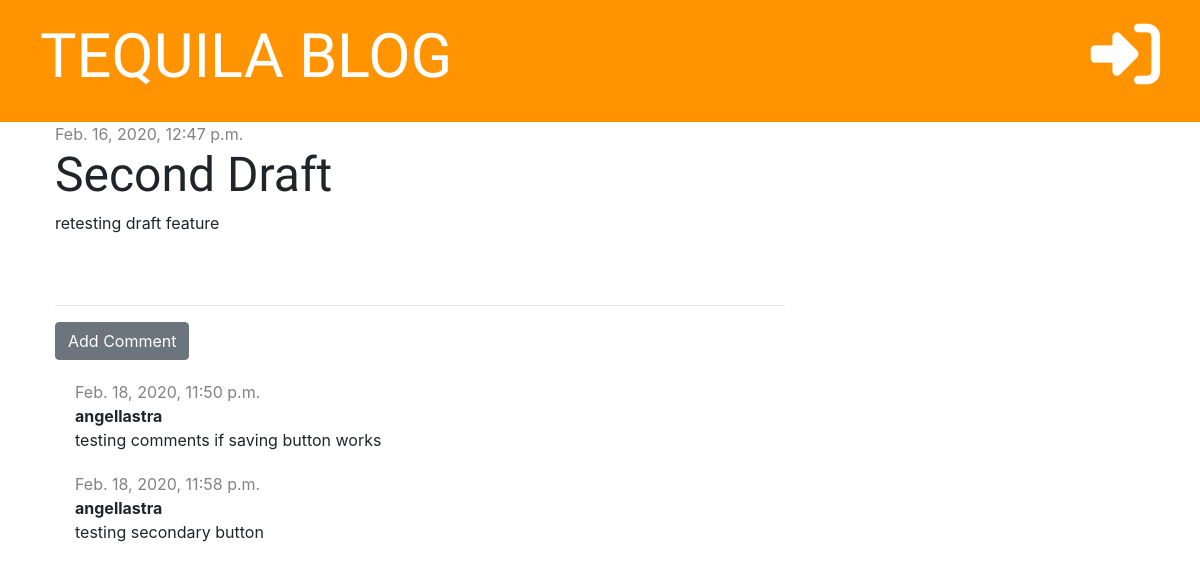
Page /post/7 on the committed database.
### blog/models.py (models this page shows, shortened)
class Post(models.Model):
    author = models.ForeignKey('auth.User', on_delete=models.CASCADE)
    title = models.CharField(max_length=200)
    text = models.TextField()
    created_date = models.DateTimeField(default=timezone.now)
    published_date = models.DateTimeField(blank=True, null=True)

class Comment(models.Model):
    post = models.ForeignKey('blog.Post', on_delete=models.CASCADE, related_name='comments')
    author = models.CharField(max_length=200)
    text = models.TextField()
    created_date = models.DateTimeField(default=timezone.now)

### blog/views.py (the view)
# urls.py: path('post/<int:pk>', views.post_detail, name='post_detail'),
def post_detail(request, pk):
    post = get_object_or_404(Post, pk=pk) #this will get the object from Post and if doesn't exist will throw a 404
    stuff_for_frontend = {'post':post}
    return render(request, 'blog/post_detail.html', stuff_for_frontend)

### blog/templates/blog/post_detail.html (shortened to what this page needs)
{% extends 'blog/base.html' %}
{% block content %}
    <div class="post">
          {% if post.published_date %}
              <div class="date">
                    {{ post.published_date }}
              </div>
          {% else %}
              <a href="{% url 'post_publish' pk=post.pk %}" class="btn btn-primary">Publish</a>
          {% endif %}
          <h1>{{ post.title }}</h1>
          <p>{{ post.text|linebreaksbr }}</p>
    </div>
    <hr>
    <a href="{% url 'add_comment_to_post' pk=post.pk %}" class="btn btn-secondary">Add Comment</a>
      {% for comment in post.comments.all %}
          <div class="comment">
                <div class="date">
                      {{ comment.created_date }}
                </div>
                <strong>{{ comment.author }}</strong>
                <p>{{ comment.text }}</p>
          </div>
      {% empty %}
          <p>No comments yet ....</p>
      {% endfor %}
{% endblock %}

### blog/static/css/blog.css (style rules this page uses)
h1, h2, h3, h4 { font-family: 'Tangerine', 'Inconsolata', 'Droid Sans', serif; font-size: 48px; }
.date { color: #828282; }
.post { margin-bottom: 70px; }
.comment { margin: 20px 20px 20px 20px; }

### rows in the picture
Post: published_date "Feb. 16, 2020, 12:47 p.m.", title "Second Draft", text "retesting draft feature"
Comment: created_date "Feb. 18, 2020, 11:50 p.m.", author "angellastra", text "testing comments if saving button works"
Comment: created_date "Feb. 18, 2020, 11:58 p.m.", author "angellastra", text "testing secondary button"
